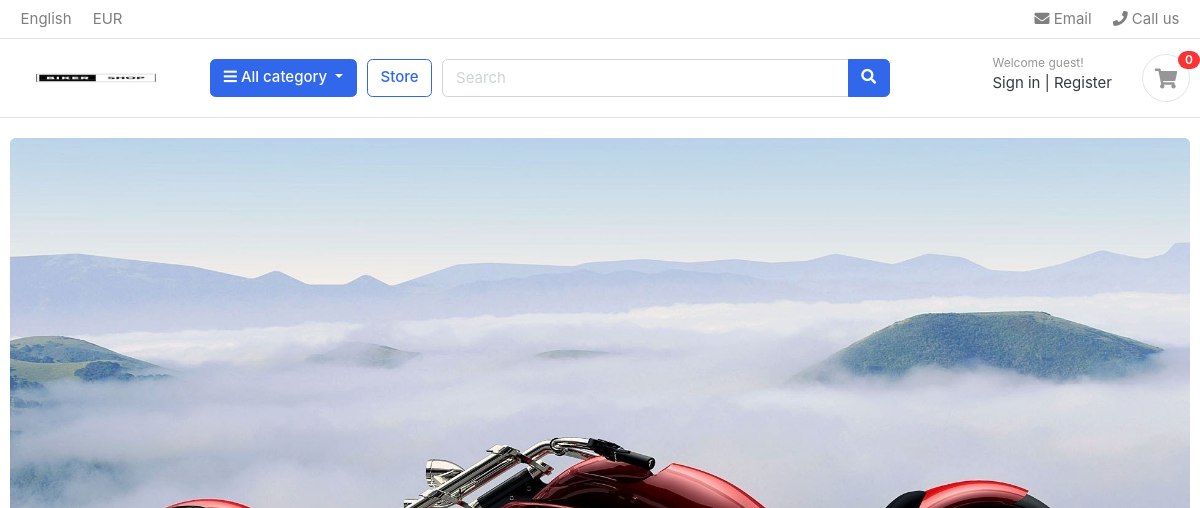
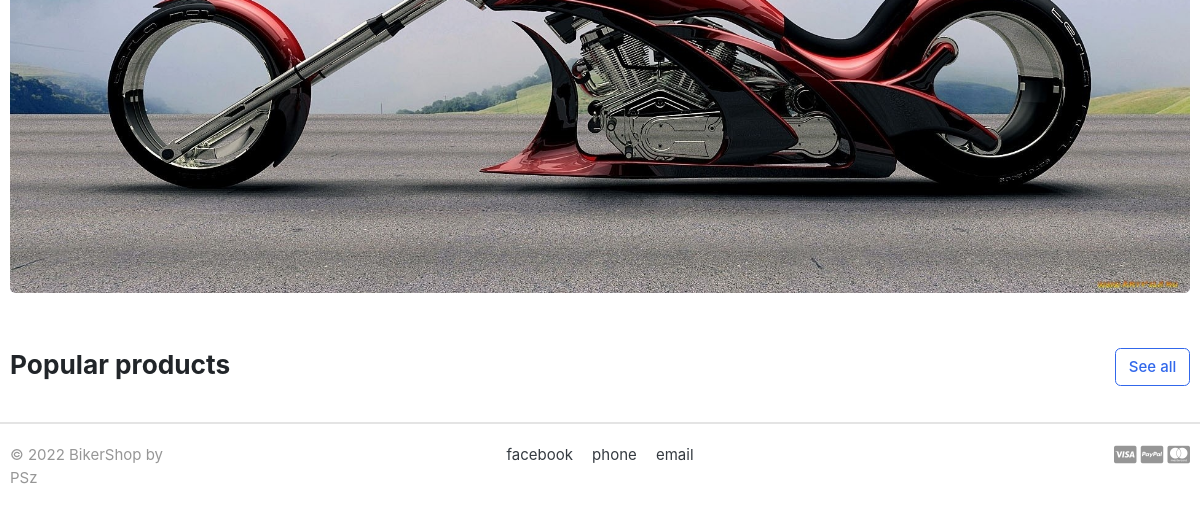
The app's page /, older data (2 pictures, top to bottom).
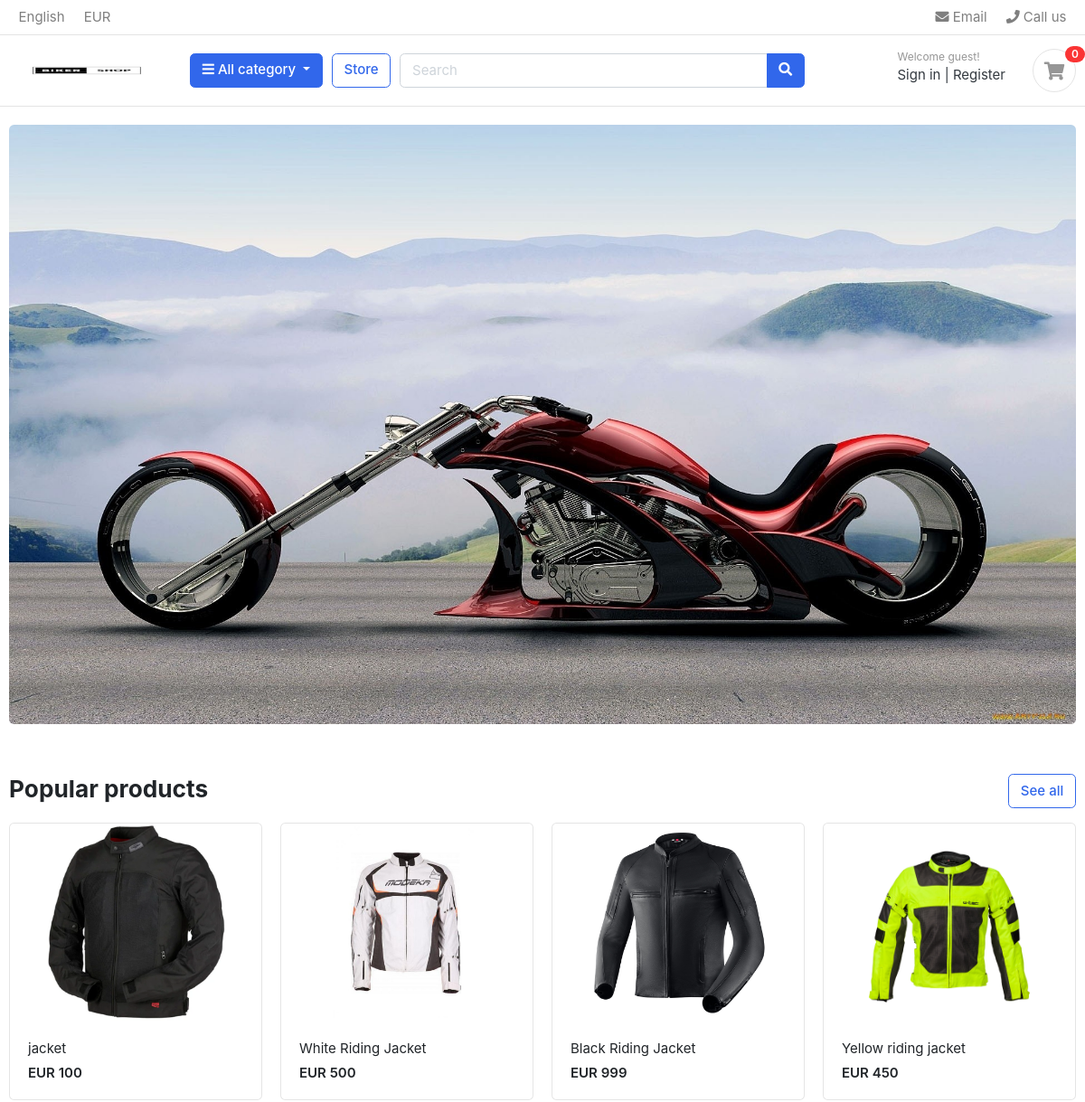
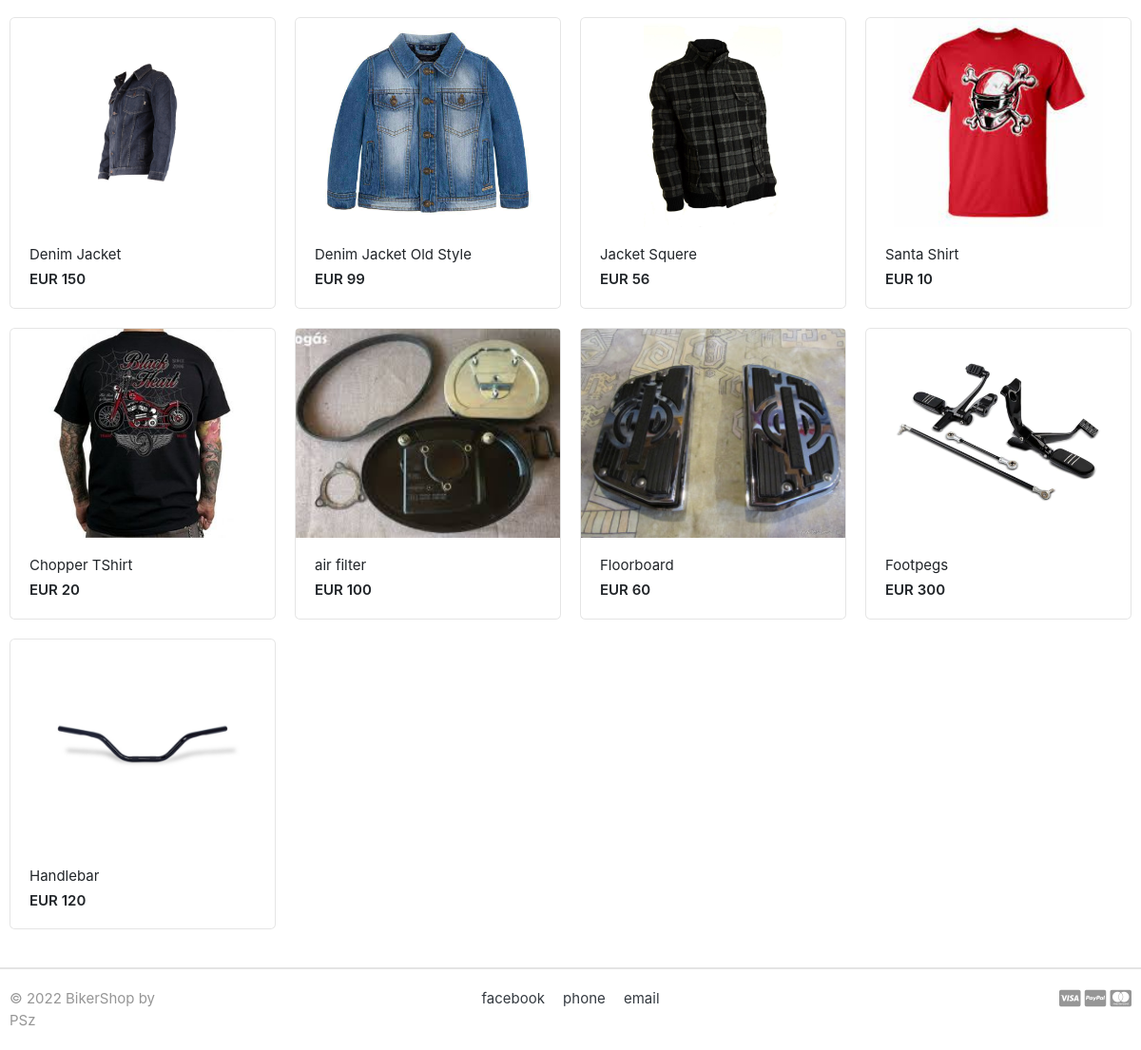
The same page, newer data (2 pictures, top to bottom).
### store/models.py (models this page shows, shortened)
class Product(models.Model):
    product_name    = models.CharField(max_length=200, unique=True)
    slug            = models.SlugField(max_length=200, unique=True)
    description     = models.TextField(max_length=500, blank=True)
    price           = models.IntegerField()
    images          = models.ImageField(upload_to='photos/products')
    stock           = models.IntegerField()
    is_available    = models.BooleanField(default=True)
    category        = models.ForeignKey(Category, on_delete=models.CASCADE)
    created_date    = models.DateTimeField(auto_now_add=True)
    modified_date   = models.DateTimeField(auto_now=True)
    def get_url(self):
        return reverse('product_detail', args=[self.category.slug, self.slug])

### bikershop/views.py (the view)
# urls.py: 2. Add a URL to urlpatterns:  path('', views.home, name='home')
def home(request):
    products = Product.objects.all().filter(is_available=True)
    context = {
        'products': products,
    }
    return render(request, 'home.html', context)

### carts/context_processors.py (called while the page is built)
def counter(request):
    cart_count = 0
    if 'admin' in request.path:
        return {}
    else:
        try:
            cart = Cart.objects.filter(cart_id=_cart_id(request))
            cart_items = CartItem.objects.all().filter(cart=cart[:1])
            for cart_item in cart_items:
                cart_count += cart_item.quantity
        except Cart.DoesNotExist:
            cart_count = 0
    return dict(cart_count=cart_count)

### carts/views.py (called while the page is built)
def _cart_id(request):
    cart = request.session.session_key
    if not cart:
        cart = request.session.create()
    return cart

### category/context_processors.py (called while the page is built)
def menu_links(request):
    links = Category.objects.all()
    return dict(links=links)

### category/models.py (called while the page is built)
    def get_url(self):
        return reverse('products_by_category', args=[self.slug])

### templates/home.html
{% extends 'base.html' %}
{% load static %}
{% block content %}
<section class="section-intro padding-y-sm">
<div class="container">
<div class="intro-banner-wrap">
	<img src="{% static 'images/banners/1.jpg' %}" class="img-fluid rounded">
</div>
</div>
</section>
<section class="section-name padding-y-sm">
<div class="container">
<header class="section-heading">
	<a href="{% url 'store' %}" class="btn btn-outline-primary float-right">See all</a>
	<h3 class="section-title">Popular products</h3>
</header>
<div class="row">
	{% for product in products %}
	<div class="col-md-3">
		<div class="card card-product-grid">
			<a href="{{ product.get_url }}" class="img-wrap"> <img src="{{ product.images.url }}"> </a>
			<figcaption class="info-wrap">
				<a href="{{ product.get_url }}" class="title">{{ product.product_name }}</a>
				<div class="price mt-1">EUR {{ product.price }}</div>
			</figcaption>
		</div>
	</div>
	{% endfor %}
</div>
</div>
</section>
</body>
</html>
{% endblock %}

### templates/base.html (shortened to what this page needs)
{% load static %}
<!DOCTYPE HTML>
<html lang="en">
<head>
<link href="{% static 'css/bootstrap.css' %}" rel="stylesheet" type="text/css"/>
<link href="{% static 'fonts/fontawesome/css/all.min.css' %}" type="text/css" rel="stylesheet">
<link href="{% static 'css/ui.css' %}" rel="stylesheet" type="text/css"/>
<link href="{% static 'css/responsive.css' %}" rel="stylesheet" media="only screen and (max-width: 1200px)" />
</head>
<body>
{% include 'includes/navbar.html' %}
{% block content %}{% endblock %}
{% include 'includes/footer.html' %}

### templates/includes/navbar.html (shortened to what this page needs)
{% load static %}
<header class="section-header">
    <nav class="navbar p-md-0 navbar-expand-sm navbar-light border-bottom">
    <div class="container">
      <div class="collapse navbar-collapse" id="navbarTop4">
        <ul class="navbar-nav mr-auto">
            <li class="nav-item dropdown">
                 <a href="#" class="nav-link">   English </a>
            </li>
            <li class="nav-item dropdown">
                <a href="#" class="nav-link"> EUR </a>
            </li>
        </ul>
        <ul class="navbar-nav">
            <li><a href="#" class="nav-link"> <i class="fa fa-envelope"></i> Email </a></li>
            <li><a href="#" class="nav-link"> <i class="fa fa-phone"></i> Call us </a></li>
        </ul>
      </div>
    </div>
    </nav>
    <section class="header-main border-bottom">
        <div class="container">
    <div class="row align-items-center">
        <div class="col-lg-2 col-md-3 col-6">
            <a href="{% url 'store' %}" class="brand-wrap">
                <img class="logo" src="{% static './images/logo.png' %}">
            </a>
        </div>
        <div class="col-lg col-sm col-md col-6 flex-grow-0">
            <div class="category-wrap dropdown d-inline-block float-right">
                <button type="button" class="btn btn-primary dropdown-toggle" data-toggle="dropdown">
                    <i class="fa fa-bars"></i> All category
                </button>
            </div>
        </div>
        <a href="{% url 'store' %}" class="btn btn-outline-primary">Store</a>
        <div class="col-lg  col-md-6 col-sm-12 col">
            <form action="{% url 'search' %}" class="search" method='GET'>
                <div class="input-group w-100">
                    <input type="text" class="form-control" style="width:60%;" placeholder="Search" name="keyword">
                    <div class="input-group-append">
                      <button class="btn btn-primary" type="submit">
                        <i class="fa fa-search"></i>
                      </button>
                    </div>
                </div>
            </form>
        </div>
        <div class="col-lg-3 col-sm-6 col-8 order-2 order-lg-3">
                    <div class="d-flex justify-content-end mb-3 mb-lg-0">
                        <div class="widget-header">
                            <small class="title text-muted">Welcome guest!</small>
                            <div>
                                <a href="./signin.html">Sign in</a> <span class="dark-transp"> | </span>
                                <a href="./register.html"> Register</a>
                            </div>
                        </div>
                        <a href="{% url 'cart' %}" class="widget-header pl-3 ml-3">
                            <div class="icon icon-sm rounded-circle border"><i class="fa fa-shopping-cart"></i></div>
                            <span class="badge badge-pill badge-danger notify">{{ cart_count }}</span>
                        </a>
                    </div>
                </div>
    </div>
        </div>
    </section>
</header>

### templates/includes/footer.html
<footer class="section-footer border-top">
	<div class="container">
		<section class="footer-bottom border-top row">
			<div class="col-md-2">
				<p class="text-muted"> &copy 2022 BikerShop by PSz </p>
			</div>
			<div class="col-md-8 text-md-center">
				<span  class="px-2">facebook</span>
				<span  class="px-2">phone</span>
				<span  class="px-2">email</span>
			</div>
			<div class="col-md-2 text-md-right text-muted">
				<i class="fab fa-lg fa-cc-visa"></i>
				<i class="fab fa-lg fa-cc-paypal"></i>
				<i class="fab fa-lg fa-cc-mastercard"></i>
			</div>
		</section>
	</div>
</footer>

### static/css/ui.css (style rules this page uses)
html { font-family: "Inter", sans-serif; font-size: 15px; }
.img-wrap { text-align: center; display: block; }
.img-wrap img { max-width: 100%; }
.icon-xs, .icon-sm, .icon-md, .icon-lg { display: inline-block; text-align: center; flex-shrink: 0; flex-grow: 0; }
.icon-sm { width: 48px; height: 48px; line-height: 48px !important; font-size: 20px; }
.padding-y-sm { padding-top: 20px; padding-bottom: 20px; }
.section-heading { margin-bottom: 20px; margin-top: 15px; }
.section-title { color: #212529; }
p:last-child { margin-bottom: 0; }
.header-main { position: relative; padding-top: 1rem; padding-bottom: 1rem; }
.brand-wrap .logo, .navbar-brand .logo { margin-right: 7px; max-height: 42px; display: inline-block; }
.widget-header { display: inline-block; vertical-align: middle; position: relative; }
.widget-header a { color: #343a40; }
.widget-header i { color: #969696; }
.widget-header .title { display: block; }
.widget-header .notify { position: absolute; top: -3px; right: -10px; }
.footer-bottom { padding-top: 20px; padding-bottom: 20px; }
[class*=card-product] a.title { color: #212529; display: block; }
[class*=card-product] .img-wrap { overflow: hidden; position: relative; }
[class*=card-product] .img-wrap img { height: 100%; max-width: 100%; width: auto; display: inline-block; -o-object-fit: cover; object-fit: cover; }
.card-product-grid { margin-bottom: 20px; }
.card-product-grid .img-wrap { border-radius: 0.2rem 0.2rem 0 0; height: 220px; }
.card-product-grid .info-wrap { overflow: hidden; padding: 18px 20px; }
.card .img-wrap { overflow: hidden; }
.notify { position: absolute; top: -4px; right: -10px; display: inline-block; padding: 0.25em 0.6em; font-size: 12px; line-height: 1; text-align: center; border-radius: 3rem; color: #fff; background-color: #fa3434; }
.price { font-weight: 600; color: #212529; }

Row changes from the older to the newer data that the page shows:
added Product: images (picture), product_name "jacket", price "100"
added Product: images (picture), product_name "White Riding Jacket", price "500"
added Product: images (picture), product_name "Black Riding Jacket", price "999"
added Product: images (picture), product_name "Yellow riding jacket", price "450"
added Product: images (picture), product_name "Denim Jacket", price "150"
added Product: images (picture), product_name "Denim Jacket Old Style", price "99"
added Product: images (picture), product_name "Jacket Squere", price "56"
added Product: images (picture), product_name "Santa Shirt", price "10"
added Product: images (picture), product_name "Chopper TShirt", price "20"
added Product: images (picture), product_name "air filter", price "100"
added Product: images (picture), product_name "Floorboard", price "60"
added Product: images (picture), product_name "Footpegs", price "300"
added Product: images (picture), product_name "Handlebar", price "120"
